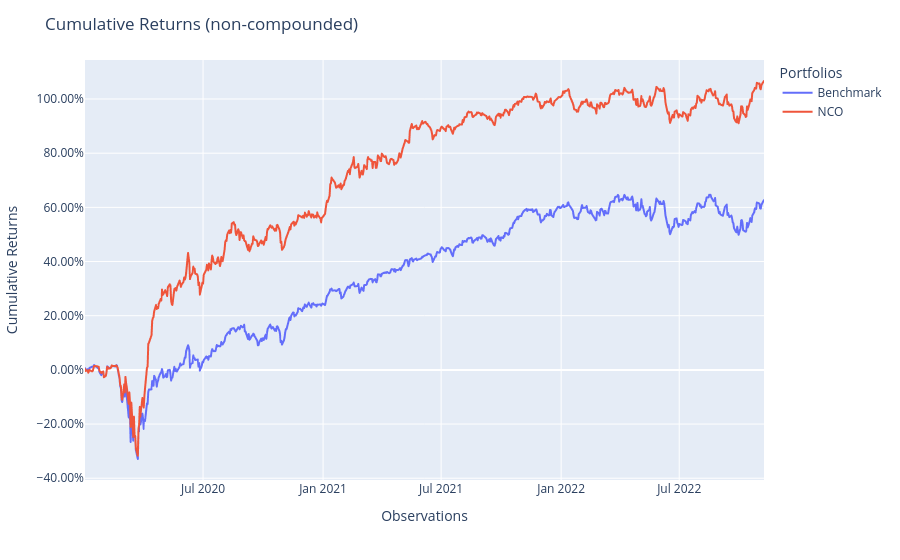

Here is the notebook cell this chart was saved with:
### Code cell
fig = population.plot_cumulative_returns()
show(fig)

### Figure 1 — Plotly figure (JSON) as saved in the notebook; plotly's stock layout.template omitted (floating-point values rounded to 4 significant figures; data arrays with more than 128 entries replaced by an {"elided": "..."} marker saying what was removed)
{"data": [{"hovertemplate": "variable=Benchmark<br>index=%{x}<br>value=%{y}<extra></extra>", "legendgroup": "Benchmark", "line": {"color": "#636efa", "dash": "solid"}, "marker": {"symbol": "circle"}, "mode": "lines", "name": "Benchmark", "showlegend": true, "type": "scattergl", "x": {"elided": "720 str values"}, "xaxis": "x", "y": {"elided": "720 float values"}, "yaxis": "y"}, {"hovertemplate": "variable=NCO<br>index=%{x}<br>value=%{y}<extra></extra>", "legendgroup": "NCO", "line": {"color": "#EF553B", "dash": "solid"}, "marker": {"symbol": "circle"}, "mode": "lines", "name": "NCO", "showlegend": true, "type": "scattergl", "x": {"elided": "720 str values"}, "xaxis": "x", "y": {"elided": "720 float values"}, "yaxis": "y"}], "layout": {"legend": {"title": {"text": "Portfolios"}, "tracegroupgap": 0}, "margin": {"t": 60}, "title": {"text": "Cumulative Returns (non-compounded)"}, "xaxis": {"anchor": "y", "domain": [0, 1], "title": {"text": "Observations"}}, "yaxis": {"anchor": "x", "domain": [0, 1], "tickformat": ".2%", "title": {"text": "Cumulative Returns"}}}}
